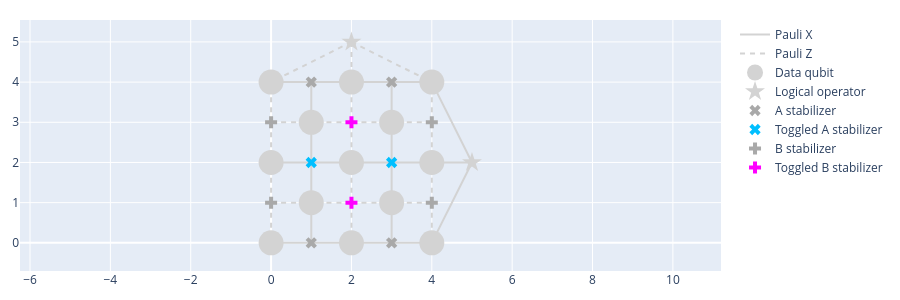

Write notebook code for a chart like this one.
### Markdown cell above
<div style="color: var(--nextui-colors-text); text-transform: none; background-color: white; margin: 20px 0px; padding: 20px; border-left: 3px solid;">
This function is very similar to `get_syndrome_from_deterministic_error`. The only change is that you must now provide an error distribution instead of deterministic instructions of where should errors be placed. The errors are chosen at random from the distribution and the syndrome for that sample is output.
</div>

Let's first begin by giving each of the $X$, $Y$ and $Z$ errors a probability of 0.2 of appearing on the data-qubit with index 6 (the one lying in the center of the planar code of distance 3). Feel free to run this cell as many times as you want to see that the outcome changes from time to time, depending on the error probabilities. There are even some cases where no error is applied.

### Code cell
qed: QubitErrorsDict = {
        "pauli": {6: dict(x=0.2, y=0.2, z=0.2)}
    }
syndrome = get_syndrome_from_random_error(planar_code, qed)
vis.draw_latticedata(height=300, syndrome=syndrome)

### Figure 1 — Plotly figure (JSON) as saved in the notebook; plotly's stock layout.template omitted (floating-point values rounded to 4 significant figures)
{"data": [{"line": {"color": "lightgrey", "dash": "solid"}, "mode": "lines", "name": "Pauli X", "type": "scatter", "x": [1, 1, null, 1, 2, null, 1, 0, null, 1, 1, null, 1, 1, null, 1, 2, null, 1, 0, null, 1, 1, null, 1, 2, null, 1, 0, null, 3, 3, null, 3, 4, null, 3, 2, null, 3, 3, null, 3, 3, null, 3, 4, null, 3, 2, null, 3, 3, null, 3, 4, null, 3, 2, null, 5, 4, null, 5, 4, null, 5, 4, null], "y": [0, 1, null, 0, 0, null, 0, 0, null, 2, 3, null, 2, 1, null, 2, 2, null, 2, 2, null, 4, 3, null, 4, 4, null, 4, 4, null, 0, 1, null, 0, 0, null, 0, 0, null, 2, 3, null, 2, 1, null, 2, 2, null, 2, 2, null, 4, 3, null, 4, 4, null, 4, 4, null, 2, 0, null, 2, 2, null, 2, 4, null]}, {"line": {"color": "lightgrey", "dash": "5px 5px"}, "mode": "lines", "name": "Pauli Z", "type": "scatter", "x": [0, 0, null, 0, 0, null, 0, 1, null, 0, 0, null, 0, 0, null, 0, 1, null, 2, 2, null, 2, 2, null, 2, 3, null, 2, 1, null, 2, 2, null, 2, 2, null, 2, 3, null, 2, 1, null, 4, 4, null, 4, 4, null, 4, 3, null, 4, 4, null, 4, 4, null, 4, 3, null, 2, 0, null, 2, 2, null, 2, 4, null], "y": [1, 2, null, 1, 0, null, 1, 1, null, 3, 4, null, 3, 2, null, 3, 3, null, 1, 2, null, 1, 0, null, 1, 1, null, 1, 1, null, 3, 4, null, 3, 2, null, 3, 3, null, 3, 3, null, 1, 2, null, 1, 0, null, 1, 1, null, 3, 4, null, 3, 2, null, 3, 3, null, 5, 4, null, 5, 4, null, 5, 4, null]}, {"hovertext": ["Data qubit 0<br />Ext. qubit 0", "Data qubit 1<br />Ext. qubit 1", "Data qubit 2<br />Ext. qubit 2", "Data qubit 3<br />Ext. qubit 3", "Data qubit 4<br />Ext. qubit 4", "Data qubit 5<br />Ext. qubit 5", "Data qubit 6<br />Ext. qubit 6", "Data qubit 7<br />Ext. qubit 7", "Data qubit 8<br />Ext. qubit 8", "Data qubit 9<br />Ext. qubit 9", "Data qubit 10<br />Ext. qubit 10", "Data qubit 11<br />Ext. qubit 11", "Data qubit 12<br />Ext. qubit 12"], "marker": {"color": "lightgrey", "size": 25, "symbol": "circle"}, "mode": "markers", "name": "Data qubit", "type": "scatter", "x": [0, 0, 0, 1, 1, 2, 2, 2, 3, 3, 4, 4, 4], "y": [0, 2, 4, 1, 3, 0, 2, 4, 1, 3, 0, 2, 4]}, {"hovertext": ["X<br />Logical 0<br />Ext. qubit 25", "Z<br />Logical 1<br />Ext. qubit 26"], "marker": {"color": "lightgrey", "size": 15, "symbol": "star"}, "mode": "markers", "name": "Logical operator", "type": "scatter", "x": [5, 2], "y": [2, 5]}, {"hovertext": ["Stabgen 2<br />Ext. qubit 15", "Stabgen 4<br />Ext. qubit 17", "Stabgen 7<br />Ext. qubit 20", "Stabgen 9<br />Ext. qubit 22"], "marker": {"color": "darkgrey", "size": 10, "symbol": "x"}, "mode": "markers", "name": "A stabilizer", "type": "scatter", "x": [1, 1, 3, 3], "y": [0, 4, 0, 4]}, {"hovertext": ["Stabgen 3<br />Ext. qubit 16<br /><b>Syndrome set</b>", "Stabgen 8<br />Ext. qubit 21<br /><b>Syndrome set</b>"], "marker": {"color": "deepskyblue", "size": 10, "symbol": "x"}, "mode": "markers", "name": "Toggled A stabilizer", "type": "scatter", "x": [1, 3], "y": [2, 2]}, {"hovertext": ["Stabgen 0<br />Ext. qubit 13", "Stabgen 1<br />Ext. qubit 14", "Stabgen 10<br />Ext. qubit 23", "Stabgen 11<br />Ext. qubit 24"], "marker": {"color": "darkgrey", "size": 10, "symbol": "cross"}, "mode": "markers", "name": "B stabilizer", "type": "scatter", "x": [0, 0, 4, 4], "y": [1, 3, 1, 3]}, {"hovertext": ["Stabgen 5<br />Ext. qubit 18<br /><b>Syndrome set</b>", "Stabgen 6<br />Ext. qubit 19<br /><b>Syndrome set</b>"], "marker": {"color": "fuchsia", "size": 10, "symbol": "cross"}, "mode": "markers", "name": "Toggled B stabilizer", "type": "scatter", "x": [2, 2], "y": [1, 3]}], "layout": {"coloraxis": {"colorbar": {"x": -0.1}}, "height": 300, "margin": {"b": 20, "l": 20, "r": 20, "t": 20}, "yaxis": {"scaleanchor": "x", "scaleratio": 1}}}
